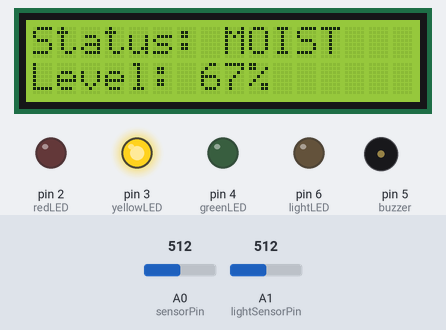
Simulated run of this sketch. Board: Arduino Uno, built with avr-gcc and run on an emulated ATmega328P. On the bench: 16×2 character LCD, output pins drawn as LEDs (lit = HIGH), buzzer (waves = sounding). Inputs (shaded band) come from the test bench; at power-on: A0 (sensorPin) = 512, A1 (lightSensorPin) = 512. What the sketch prints to the serial monitor is not drawn.

Above: at 1.2 s.
1.3 s: A0 (sensorPin) set to 784
At 2.9 s:
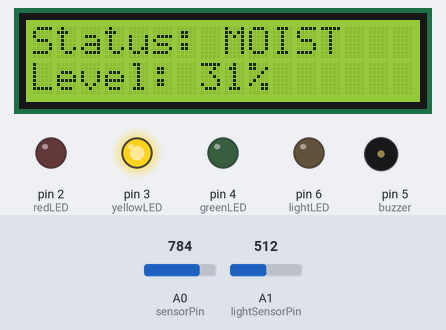
3.6 s: A0 (sensorPin) set to 807
At 6.9 s:
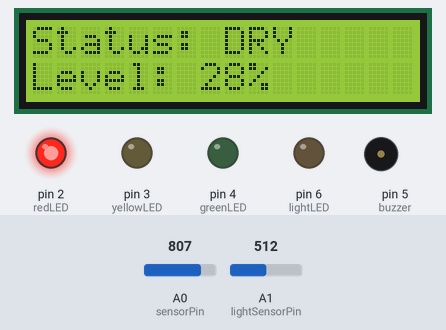
7.7 s: A0 (sensorPin) set to 306
At 10.9 s:
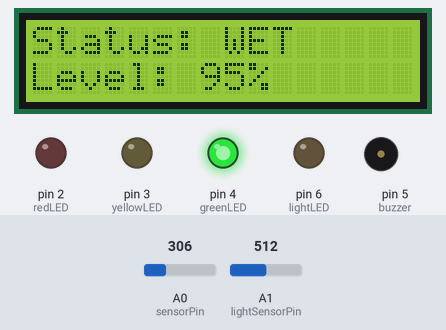
11.7 s: A1 (lightSensorPin) set to 214
13.5 s: A1 (lightSensorPin) set to 190
At 15.5 s:
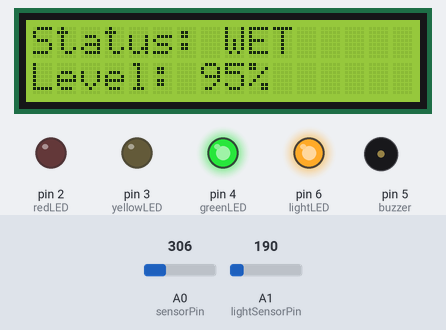
15.8 s: A0 (sensorPin) set to 483
At 17.1 s:
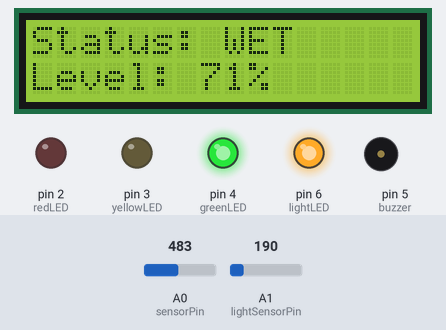
17.9 s: A0 (sensorPin) set to 512
At 19.5 s:
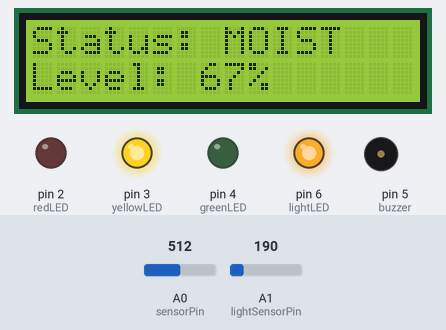
Timing chart, 0 to 21.0 s (numbered marks = the images above; inputs shaded):
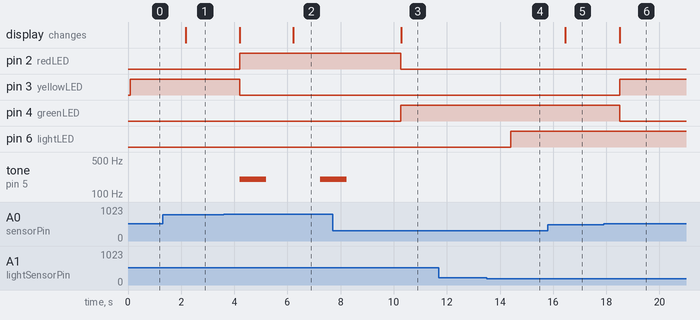

The sketch:

Tavneet_Circuit.ino
```cpp
#include <Wire.h>
#include <LiquidCrystal_I2C.h>

// Create LCD object with I2C address (typically 0x27 or 0x3F)
LiquidCrystal_I2C lcd(0x27, 16, 2);

// Pin assignments
const int sensorPin = A0;
const int redLED = 2;
const int yellowLED = 3;
const int greenLED = 4;
const int buzzer = 5;
const int lightSensorPin = A1;
const int lightLED = 6;

void setup() {
  pinMode(sensorPin, INPUT);
  pinMode(redLED, OUTPUT);
  pinMode(yellowLED, OUTPUT);
  pinMode(greenLED, OUTPUT);
  pinMode(buzzer, OUTPUT);
  pinMode(lightLED, OUTPUT);

  // Initialize I2C LCD
  Wire.begin();
  lcd.init();
  lcd.backlight();
  lcd.setCursor(0, 0);
  lcd.print("Soil Moisture:");
  Serial.begin(9600);
}

void loop() {
  int moisture = analogRead(sensorPin);
  int lightLevel = analogRead(lightSensorPin);
  int percent = map(moisture, 1023, 270, 0, 100); // Dry = 1023, Wet = 0

  // Update LCD
  lcd.setCursor(0, 1);
  lcd.print("Level: ");
  lcd.print(percent);
  lcd.print("%   ");

  Serial.print("Moisture: ");
  Serial.println(moisture);

  Serial.print("Light Level: ");
  Serial.println(lightLevel);

  // Manage LEDs based on moisture level
  LEDManager(percent);
  // Manage Light LED based on light level
  lightManager(lightLevel);

  delay(1000);
}

void LEDManager(int moisturePercent) {
  if (moisturePercent < 30) {
    // DRY
    digitalWrite(redLED, HIGH);
    digitalWrite(yellowLED, LOW);
    digitalWrite(greenLED, LOW);
    pulseBuzzer();  // Call new buzzer method
    lcd.setCursor(0, 0);
    lcd.print("Status: DRY     ");
  } else if (moisturePercent < 70) {
    // MOIST
    digitalWrite(redLED, LOW);
    digitalWrite(yellowLED, HIGH);
    digitalWrite(greenLED, LOW);
    noTone(buzzer);
    lcd.setCursor(0, 0);
    lcd.print("Status: MOIST   ");
  } else {
    // WET
    digitalWrite(redLED, LOW);
    digitalWrite(yellowLED, LOW);
    digitalWrite(greenLED, HIGH);
    noTone(buzzer);
    lcd.setCursor(0, 0);
    lcd.print("Status: WET     ");
  }
}

void pulseBuzzer() {
  tone(buzzer, 200);    // Turn on buzzer at 200 Hz
  delay(1000);          // Keep on for 1 second
  noTone(buzzer);       // Turn off buzzer
  delay(1000);          // Stay off for 1 second
}

void lightManager(int lightLevel) {
  if (lightLevel < 200) {
    digitalWrite(lightLED, HIGH);
  } else {
    digitalWrite(lightLED, LOW);
  }
}
```

Measured:
- the behaviour switches between 797 and 798 on A0 (sensorPin) (found by bisection; images 1 and 2)
- the behaviour switches between 200 and 199 on A1 (lightSensorPin) (found by bisection; images 3 and 4)
- the behaviour switches between 495 and 496 on A0 (sensorPin) (found by bisection; images 5 and 6)
- after the input at 1.3 s, the display: changes after 0.87 s (image 1)
- after the input at 3.6 s, pin 2 (redLED): LOW → HIGH after 0.61 s; pin 3 (yellowLED): HIGH → LOW after 0.61 s; tone on pin 5 (buzzer): silent → 200 Hz after 0.61 s, → silent 1.0 s later, → 200 Hz 2.0 s later; the display: first changes after 0.61 s (image 2 shows a later state)
- after the input at 7.7 s, pin 2 (redLED): HIGH → LOW after 2.6 s; pin 4 (greenLED): LOW → HIGH after 2.6 s; tone on pin 5 (buzzer): goes on until 8.2 s, then stays silent; the display: changes after 2.6 s (image 3)
- after the input at 11.7 s, every drawn part: stays the same
- after the input at 13.5 s, pin 6 (lightLED): LOW → HIGH after 0.90 s
- after the input at 15.8 s, the display: changes after 0.66 s (image 5)
- after the input at 17.9 s, pin 3 (yellowLED): LOW → HIGH after 0.60 s; pin 4 (greenLED): HIGH → LOW after 0.60 s; the display: changes after 0.62 s (image 6)
